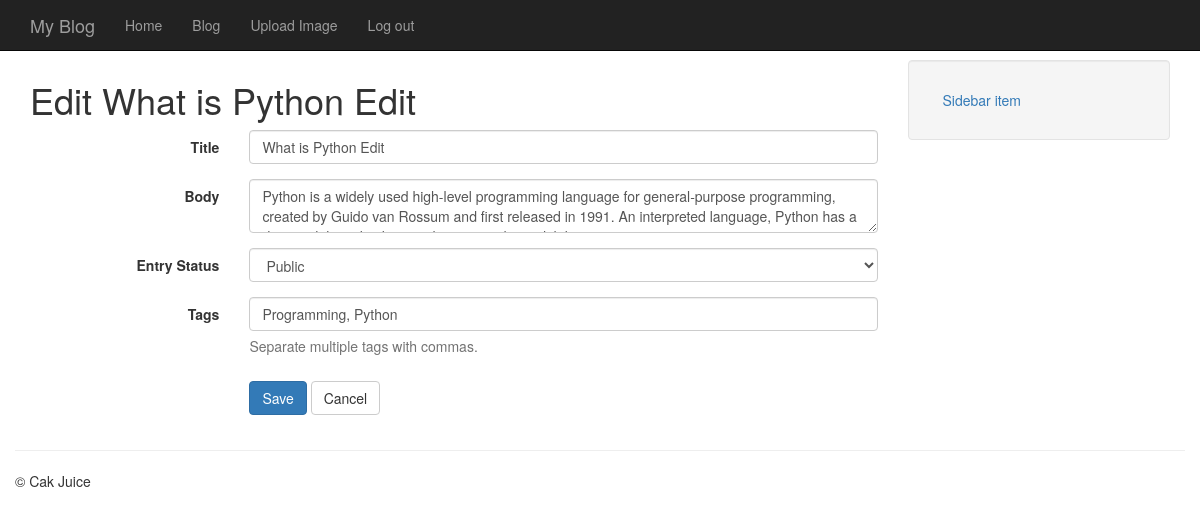
The app's page /entries/what-is-python-edit/edit/ (signed in), older data.
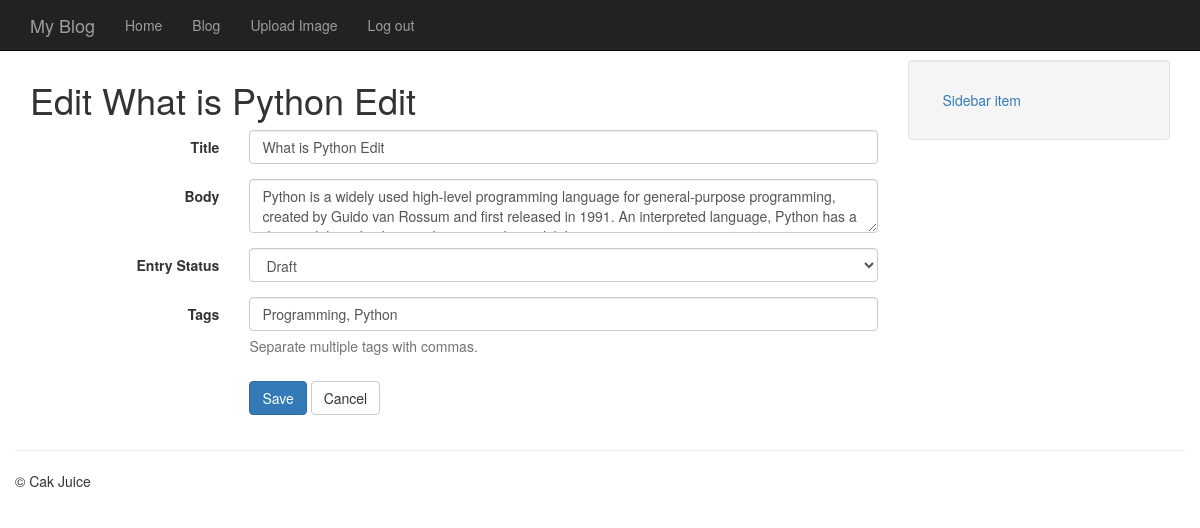
The same page, newer data.
### models.py (models this page shows, shortened)
class Entry(db.Model):
	STATUS_PUBLIC = 0
	STATUS_DRAFT = 1
	STATUS_DELETED = 2
	id = db.Column(db.Integer, primary_key=True)
	title = db.Column(db.String(100))
	slug = db.Column(db.String(100), unique=True)
	body = db.Column(db.Text)
	status = db.Column(db.SmallInteger, default=STATUS_PUBLIC)
	created_timestamp = db.Column(db.DateTime, default=datetime.datetime.now)
	modified_timestamp = db.Column(db.DateTime, default=datetime.datetime.now, onupdate=datetime.datetime.now)
	author_id = db.Column(db.Integer, db.ForeignKey('user.id'))
	tags = db.relationship('Tag', secondary=entry_tags, backref=db.backref('entries', lazy='dynamic'))

### entries/blueprint.py (the view)
@entries.route('/<slug>/edit/', methods=['GET', 'POST'])
@login_required
def edit(slug):
	entry = get_entry_or_404(slug, author=None)
	if request.method == 'POST':
		form = EntryForm(request.form, obj=entry)
		if form.validate():
			entry = form.save_entry(entry)
			db.session.add(entry)
			db.session.commit()
			flash("Entry {0} has been saved.".format(entry.title), 'success')
			return redirect(url_for('entries.detail', slug=entry.slug))
	else:
		form = EntryForm(obj=entry)
	return render_template('entries/edit.html', entry=entry, form=form)

### entries/forms.py (shortened to what this page needs)
class EntryForm(wtforms.Form):
	title = wtforms.StringField('Title', validators=[DataRequired()])
	body = wtforms.TextAreaField('Body', validators=[DataRequired()])
	status = wtforms.SelectField(
		'Entry Status',
		choices = (
			(Entry.STATUS_PUBLIC, "Public"),
			(Entry.STATUS_DRAFT, "Draft")),
		coerce=int)
	"""
	coerce, will convert the value from the form to an integer (by default, it
	would be treated as a string, which we do not want).
	"""
	tags = TagField('Tags', description="Separate multiple tags with commas.")

### app.py (called while the page is built)
@app.before_request
def _before_request():
	g.user = current_user

### entries/forms.py (called while the page is built)
	def _value(self):
		if self.data:
			return ", ".join([tag.name for tag in self.data])
		return ""

### helpers.py (called while the page is built)
def get_entry_or_404(slug, author=None):
	query = Entry.query.filter(Entry.slug == slug)
	if author:
		query = query.filter(Entry.author == author)
	else:
		query = filter_status_by_user(query)
	return query.first_or_404()

def filter_status_by_user(query):
	if not g.user.is_authenticated:
		return query.filter(Entry.status == Entry.STATUS_PUBLIC)
	else:
		query = query.filter(
			(Entry.status == Entry.STATUS_PUBLIC) |
			((Entry.author == g.user) & (Entry.status != Entry.STATUS_DELETED)))
		return query

### models.py (called while the page is built)
@login_manager.user_loader
def _user_loader(user_id):
	return User.query.get(int(user_id))

### templates/entries/edit.html (shortened to what this page needs)
{% extends 'base.html' %}
{% from 'macros/form_field.html' import form_field %}
{% block content_title %}Edit {{ entry.title }}{% endblock %}
{% block content %}
	<form action="{{ url_for('entries.edit', slug=entry.slug) }}" class="form form-horizontal" method="post">
		{% for field in form %}
			{{ form_field(field) }}
		{% endfor %}
		<div class="form-group">
			<div class="col-sm-offset-3 col-sm-9">
				<button type="submit" class="btn btn-primary">Save</button>
				<a class="btn btn-default" href="{{ url_for('entries.detail', slug=entry.slug) }}">Cancel</a>
			</div>
		</div>
	</form>
{% endblock %}

### templates/base.html (shortened to what this page needs)
<!DOCTYPE html>
<html>
<head>
	<link rel="stylesheet" type="text/css" href="{{ url_for('static', filename='css/bootstrap.min.css') }}">
</head>
<body class="{% block body_class %}{% endblock %}">
	<nav class="navbar navbar-inverse navbar-fixed-top">
		<div class="container">
			<div class="navbar-header">
				<a class="navbar-brand" href="#">{% block branding %}My Blog{% endblock %}</a>
			</div>
			<div class="collapse navbar-collapse">
				<ul class="nav navbar-nav">
					<li><a href="{{ url_for('homepage') }}">Home</a></li>
					<li><a href="{{ url_for('entries.index') }}">Blog</a></li>
					<li><a href="{{ url_for('entries.image_upload') }}">Upload Image</a></li>
					{% if g.user.is_authenticated %}
						<li><a href="{{ url_for('logout', next=request.path) }}">Log out</a></li>
					{% else %}
						<li><a href="{{ url_for('login', next=request.path) }}">Log in</a></li>
					{% endif %}
				</ul>
			</div>
		</div>
	</nav>
	<div class="container">
		<div class="row">
			<div class="col-md-9">
				<h1>{% block content_title %}{% endblock %}</h1>
				{% block content %}{% endblock %}
			</div>
			<div class="col-md-3">
				{% block sidebar %}
				<ul class="well nav nav-stacked">
					<li><a href="#">Sidebar item</a></li>
				</ul>
				{% endblock %}
			</div>
		</div>
		<div class="row">
			<hr />
			<footer>
				<p>&copy; Cak Juice</p>
			</footer>
		</div>
	</div>
</body>
</html>

### templates/macros/form_field.html (shortened to what this page needs)
{% macro form_field(field) %}
	<div class="form-group{% if field.errors %} has-error has-feedback{% endif %}">
		{{ field.label(class='col-sm-3 control-label') }}
		<div class="col-sm-9">
			{{ field(class='form-control', **kwargs) }}
			{% if field.description %}
				<span class="help-block">{{ field.description|safe }}</span>
			{% endif %}
		</div>
	</div>
{% endmacro %}

### templates/base.html (style rules this page uses)
body { padding-top:60px; }

Row changes from the older to the newer data that the page shows:
changed Entry "What is Python Edit": status "Public" → "Draft"
